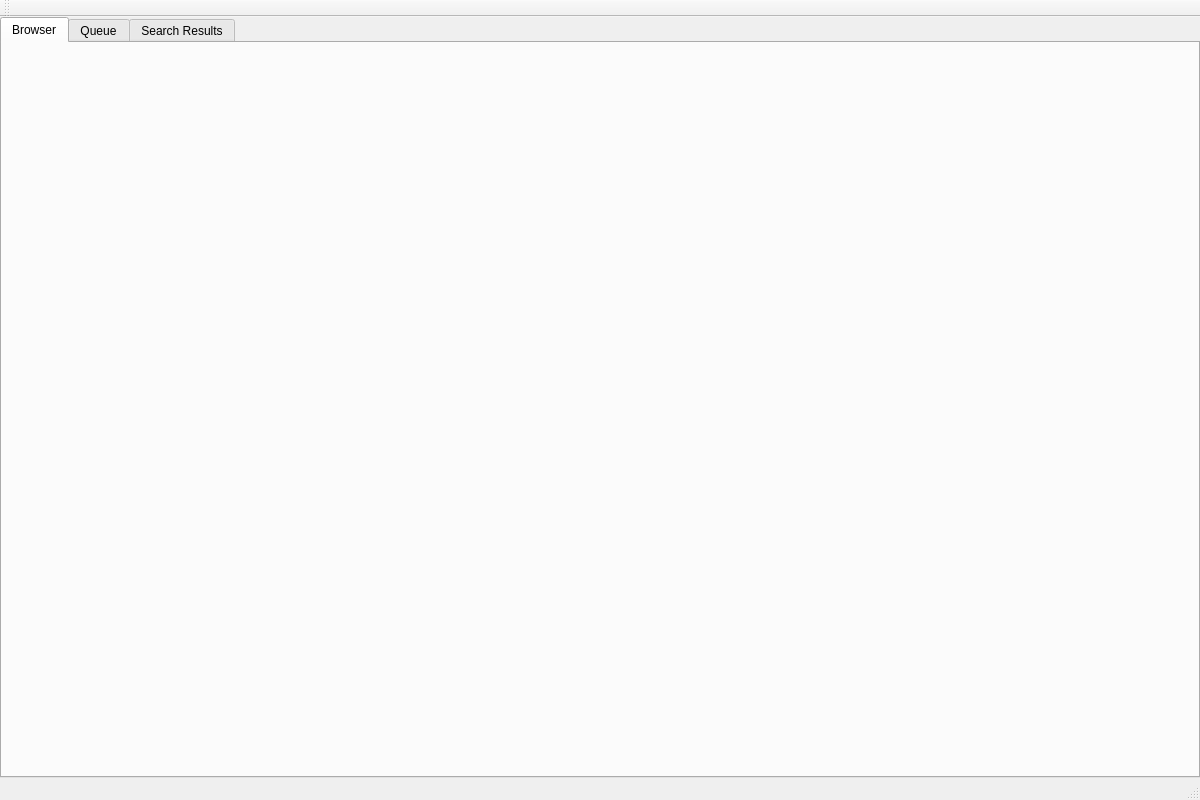
<?xml version="1.0" encoding="UTF-8"?>
<ui version="4.0">
 <class>MainWindow</class>
 <widget class="QMainWindow" name="MainWindow">
  <property name="geometry">
   <rect>
    <x>0</x>
    <y>0</y>
    <width>1200</width>
    <height>800</height>
   </rect>
  </property>
  <property name="windowTitle">
   <string>QuickFile</string>
  </property>
  <widget class="QWidget" name="centralwidget">
   <layout class="QVBoxLayout" name="verticalLayout" stretch="1,0">
    <property name="spacing">
     <number>0</number>
    </property>
    <property name="leftMargin">
     <number>0</number>
    </property>
    <property name="topMargin">
     <number>0</number>
    </property>
    <property name="rightMargin">
     <number>0</number>
    </property>
    <property name="bottomMargin">
     <number>0</number>
    </property>
    <item>
     <widget class="QTabWidget" name="mainTabWidget">
      <property name="currentIndex">
       <number>0</number>
      </property>
      <widget class="QWidget" name="browser_tab">
       <attribute name="title">
        <string>Browser</string>
       </attribute>
       <layout class="QHBoxLayout" name="browser_layout">
        <property name="spacing">
         <number>0</number>
        </property>
        <property name="leftMargin">
         <number>0</number>
        </property>
        <property name="topMargin">
         <number>0</number>
        </property>
        <property name="rightMargin">
         <number>0</number>
        </property>
        <property name="bottomMargin">
         <number>0</number>
        </property>
       </layout>
      </widget>
      <widget class="QWidget" name="queue_tab">
       <attribute name="title">
        <string>Queue</string>
       </attribute>
       <layout class="QVBoxLayout" name="queue_layout">
        <property name="spacing">
         <number>0</number>
        </property>
        <property name="leftMargin">
         <number>0</number>
        </property>
        <property name="topMargin">
         <number>0</number>
        </property>
        <property name="rightMargin">
         <number>0</number>
        </property>
        <property name="bottomMargin">
         <number>0</number>
        </property>
       </layout>
      </widget>
      <widget class="QWidget" name="search_tab">
       <attribute name="title">
        <string>Search Results</string>
       </attribute>
       <layout class="QVBoxLayout" name="search_layout">
        <property name="spacing">
         <number>0</number>
        </property>
        <property name="leftMargin">
         <number>0</number>
        </property>
        <property name="topMargin">
         <number>0</number>
        </property>
        <property name="rightMargin">
         <number>0</number>
        </property>
        <property name="bottomMargin">
         <number>0</number>
        </property>
       </layout>
      </widget>
     </widget>
    </item>
    <item>
     <widget class="QWidget" name="function_key_panel_placeholder">
      <property name="sizePolicy">
       <sizepolicy hsizetype="Preferred" vsizetype="Preferred">
        <horstretch>0</horstretch>
        <verstretch>0</verstretch>
       </sizepolicy>
      </property>
     </widget>
    </item>
   </layout>
  </widget>
  <widget class="QMenuBar" name="menubar">
   <property name="geometry">
    <rect>
     <x>0</x>
     <y>0</y>
     <width>1200</width>
     <height>22</height>
    </rect>
   </property>
  </widget>
  <widget class="QStatusBar" name="statusbar"/>
  <widget class="QToolBar" name="mainToolbar">
   <property name="windowTitle">
    <string>Main Toolbar</string>
   </property>
   <attribute name="toolBarArea">
    <enum>TopToolBarArea</enum>
   </attribute>
   <attribute name="toolBarBreak">
    <bool>false</bool>
   </attribute>
  </widget>
 </widget>
 <resources/>
 <connections/>
</ui>
